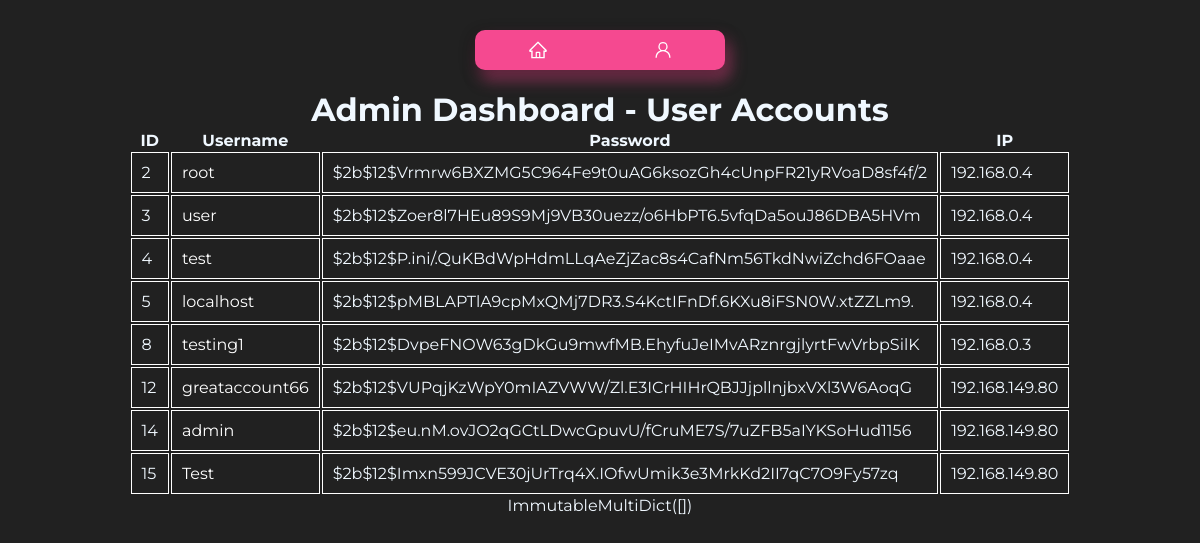
The page /admin/dashboard (signed in) on the database its author committed.
### tables this page shows
CREATE TABLE users (
        id INTEGER PRIMARY KEY,
        username TEXT UNIQUE,
        password TEXT,
        ip TEXT
    );

### main.py (the view)
@app.route('/admin/dashboard')
def admin_dashboard():
    username = session.get('username')
    if username == 'admin':
        users = get_all_users()
        cookies = request.cookies
        return render_template('admin/admin_dashboard.html', users=users, cookies=cookies)
    else:
        return jsonify({'error':'Not an admin'}), 403

### scripts/db.py (called while the page is built)
def connect():
    conn = sqlite3.connect('database/testdb.db')
    cursor = conn.cursor()
    return conn, cursor

def get_all_users():
    conn, cursor = connect()
    cursor.execute('SELECT * FROM users')
    users = cursor.fetchall()
    conn.close()
    return users

### templates/admin/admin_dashboard.html (shortened to what this page needs)
<!DOCTYPE html>
<html>
<head>
    <link rel="stylesheet" type="text/css" href="{{ url_for('static', filename='css/template.css') }}">
    <link rel="stylesheet" type="text/css" href="{{ url_for('static', filename='css/header.css') }}">
</head>
<body>
    <header>
        <div class="button-container">
            <a class="button" href="/">
            </a>
            <a class="button" href="/account">
            </a>
        </div>
    </header>
    <h1>Admin Dashboard - User Accounts</h1>
    <table>
        <tr>
            <th>ID</th>
            <th>Username</th>
            <th>Password</th>
            <th>IP</th>
        </tr>
        {% for user in users %}
        <tr>
            <td id="id">{{ user[0] }}</td>
            <td id="username"><a style="color: white; text-decoration: none;" href="/{{user[1]}}">{{ user[1] }}</a></td>
            <td id="Password">{{ user[2] }}</td>
            <td id="ip">{{ user[3] }}</td>
        </tr>
        {% endfor %}
    </table>
    <div>{{cookies}}</div>
</body>
</html>

### static/css/template.css (style rules this page uses)
* { padding: 0; margin: 0; box-sizing: border-box; }
body { padding: 10px; display: flex; flex-direction: column; justify-content: center; align-items: center; background-color: #212121; color: aliceblue; font-family: Montserrat, serif; }

### static/css/header.css (style rules this page uses)
header { padding: 20px; display: flex; justify-content: center; align-items: center; }
.button-container { display: flex; background-color: rgba(245, 73, 144); width: 250px; height: 40px; align-items: center; justify-content: space-around; border-radius: 10px; box-shadow: rgba(0, 0, 0, 0.35) 0px 5px 15px, rgba(245, 73, 144, 0.5) 5px 10px 15px; }
.button { outline: 0 !important; border: 0 !important; width: 40px; height: 40px; border-radius: 50%; background-color: transparent; display: flex; align-items: center; justify-content: center; color: #fff; transition: all ease-in-out 0.3s; cursor: pointer; }
.icon { font-size: 20px; }

### templates/admin/admin_dashboard.html (style rules this page uses)
td { padding: 10px; border: 1px solid #FFF; }

### rows shown on the page
users: id "2", username "root", password "$2b$12$Vrmrw6BXZMG5C964Fe9t0uAG6ksozGh4cUnpFR21yRVoaD8sf4f/2", ip "192.168.0.4"
users: id "3", username "user", password "$2b$12$Zoer8l7HEu89S9Mj9VB30uezz/o6HbPT6.5vfqDa5ouJ86DBA5HVm", ip "192.168.0.4"
users: id "4", username "test", password "$2b$12$P.ini/.QuKBdWpHdmLLqAeZjZac8s4CafNm56TkdNwiZchd6FOaae", ip "192.168.0.4"
users: id "5", username "localhost", password "$2b$12$pMBLAPTlA9cpMxQMj7DR3.S4KctIFnDf.6KXu8iFSN0W.xtZZLm9.", ip "192.168.0.4"
users: id "8", username "testing1", password "$2b$12$DvpeFNOW63gDkGu9mwfMB.EhyfuJeIMvARznrgjlyrtFwVrbpSilK", ip "192.168.0.3"
users: id "12", username "greataccount66", password "$2b$12$VUPqjKzWpY0mIAZVWW/Zl.E3ICrHIHrQBJJjpllnjbxVXl3W6AoqG", ip "192.168.149.80"
users: id "14", username "admin", password "$2b$12$eu.nM.ovJO2qGCtLDwcGpuvU/fCruME7S/7uZFB5aIYKSoHud1156", ip "192.168.149.80"
users: id "15", username "Test", password "$2b$12$Imxn599JCVE30jUrTrq4X.IOfwUmik3e3MrkKd2II7qC7O9Fy57zq", ip "192.168.149.80"

### other values the page prints
{{ cookies }} "ImmutableMultiDict([])"
